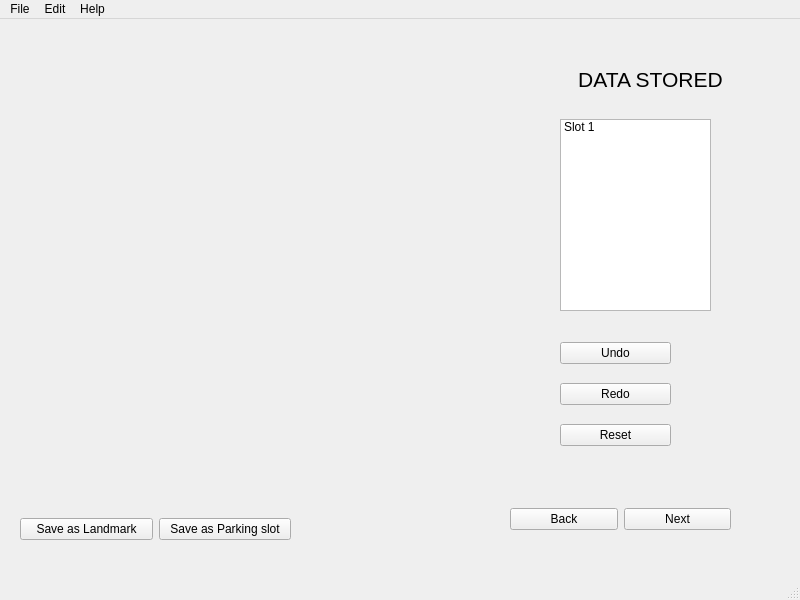
<?xml version="1.0" encoding="UTF-8"?>
<ui version="4.0">
 <class>MainWindow</class>
 <widget class="QMainWindow" name="MainWindow">
  <property name="geometry">
   <rect>
    <x>0</x>
    <y>0</y>
    <width>800</width>
    <height>600</height>
   </rect>
  </property>
  <property name="windowTitle">
   <string>MainWindow</string>
  </property>
  <widget class="QWidget" name="centralwidget">
   <widget class="QWidget" name="horizontalLayoutWidget">
    <property name="geometry">
     <rect>
      <x>510</x>
      <y>460</y>
      <width>221</width>
      <height>80</height>
     </rect>
    </property>
    <layout class="QHBoxLayout" name="horizontalLayout">
     <item>
      <widget class="QPushButton" name="back_button">
       <property name="text">
        <string>Back</string>
       </property>
      </widget>
     </item>
     <item>
      <widget class="QPushButton" name="next_button">
       <property name="text">
        <string>Next</string>
       </property>
      </widget>
     </item>
    </layout>
   </widget>
   <widget class="QWidget" name="horizontalLayoutWidget_2">
    <property name="geometry">
     <rect>
      <x>20</x>
      <y>470</y>
      <width>271</width>
      <height>80</height>
     </rect>
    </property>
    <layout class="QHBoxLayout" name="horizontalLayout_2">
     <item>
      <widget class="QPushButton" name="landmark_button">
       <property name="text">
        <string>Save as Landmark</string>
       </property>
      </widget>
     </item>
     <item>
      <widget class="QPushButton" name="slot_button">
       <property name="text">
        <string>Save as Parking slot</string>
       </property>
      </widget>
     </item>
    </layout>
   </widget>
   <widget class="QWidget" name="verticalLayoutWidget">
    <property name="geometry">
     <rect>
      <x>560</x>
      <y>310</y>
      <width>111</width>
      <height>131</height>
     </rect>
    </property>
    <layout class="QVBoxLayout" name="verticalLayout">
     <item>
      <widget class="QPushButton" name="undo_button">
       <property name="text">
        <string>Undo</string>
       </property>
      </widget>
     </item>
     <item>
      <widget class="QPushButton" name="redo_button">
       <property name="text">
        <string>Redo</string>
       </property>
      </widget>
     </item>
     <item>
      <widget class="QPushButton" name="reset_button">
       <property name="text">
        <string>Reset</string>
       </property>
      </widget>
     </item>
    </layout>
   </widget>
   <widget class="QListWidget" name="list_dataWidget">
    <property name="geometry">
     <rect>
      <x>560</x>
      <y>100</y>
      <width>151</width>
      <height>192</height>
     </rect>
    </property>
    <item>
     <property name="text">
      <string>Slot 1</string>
     </property>
    </item>
   </widget>
   <widget class="QLabel" name="label_2">
    <property name="geometry">
     <rect>
      <x>520</x>
      <y>30</y>
      <width>261</width>
      <height>61</height>
     </rect>
    </property>
    <property name="font">
     <font>
      <pointsize>16</pointsize>
     </font>
    </property>
    <property name="text">
     <string>DATA STORED</string>
    </property>
    <property name="alignment">
     <set>Qt::AlignCenter</set>
    </property>
   </widget>
   <widget class="QLabel" name="calibrate_image">
    <property name="geometry">
     <rect>
      <x>30</x>
      <y>70</y>
      <width>491</width>
      <height>361</height>
     </rect>
    </property>
    <property name="text">
     <string/>
    </property>
    <property name="pixmap">
     <pixmap>D:/HUST_GUI/Reference image/default_image_2.png</pixmap>
    </property>
    <property name="scaledContents">
     <bool>true</bool>
    </property>
   </widget>
  </widget>
  <widget class="QMenuBar" name="menubar">
   <property name="geometry">
    <rect>
     <x>0</x>
     <y>0</y>
     <width>800</width>
     <height>21</height>
    </rect>
   </property>
   <widget class="QMenu" name="menuFile">
    <property name="title">
     <string>File</string>
    </property>
    <addaction name="actionOption_1"/>
    <addaction name="actionOption_2"/>
    <addaction name="separator"/>
    <addaction name="actionExit"/>
   </widget>
   <widget class="QMenu" name="menuEdit">
    <property name="title">
     <string>Edit</string>
    </property>
    <addaction name="actionUser_mode"/>
    <addaction name="actionDevelop_mode"/>
   </widget>
   <widget class="QMenu" name="menuHelp">
    <property name="title">
     <string>Help</string>
    </property>
    <addaction name="actionOption_3"/>
    <addaction name="actionOption_4"/>
   </widget>
   <addaction name="menuFile"/>
   <addaction name="menuEdit"/>
   <addaction name="menuHelp"/>
  </widget>
  <widget class="QStatusBar" name="statusbar"/>
  <action name="actionOption_1">
   <property name="text">
    <string>Option 1</string>
   </property>
  </action>
  <action name="actionOption_2">
   <property name="text">
    <string>Option 2</string>
   </property>
  </action>
  <action name="actionExit">
   <property name="text">
    <string>Exit</string>
   </property>
  </action>
  <action name="actionUser_mode">
   <property name="text">
    <string>User mode</string>
   </property>
  </action>
  <action name="actionDevelop_mode">
   <property name="text">
    <string>Developer mode</string>
   </property>
  </action>
  <action name="actionOption_3">
   <property name="text">
    <string>Option 1</string>
   </property>
  </action>
  <action name="actionOption_4">
   <property name="text">
    <string>Option 2</string>
   </property>
  </action>
 </widget>
 <resources/>
 <connections/>
</ui>
